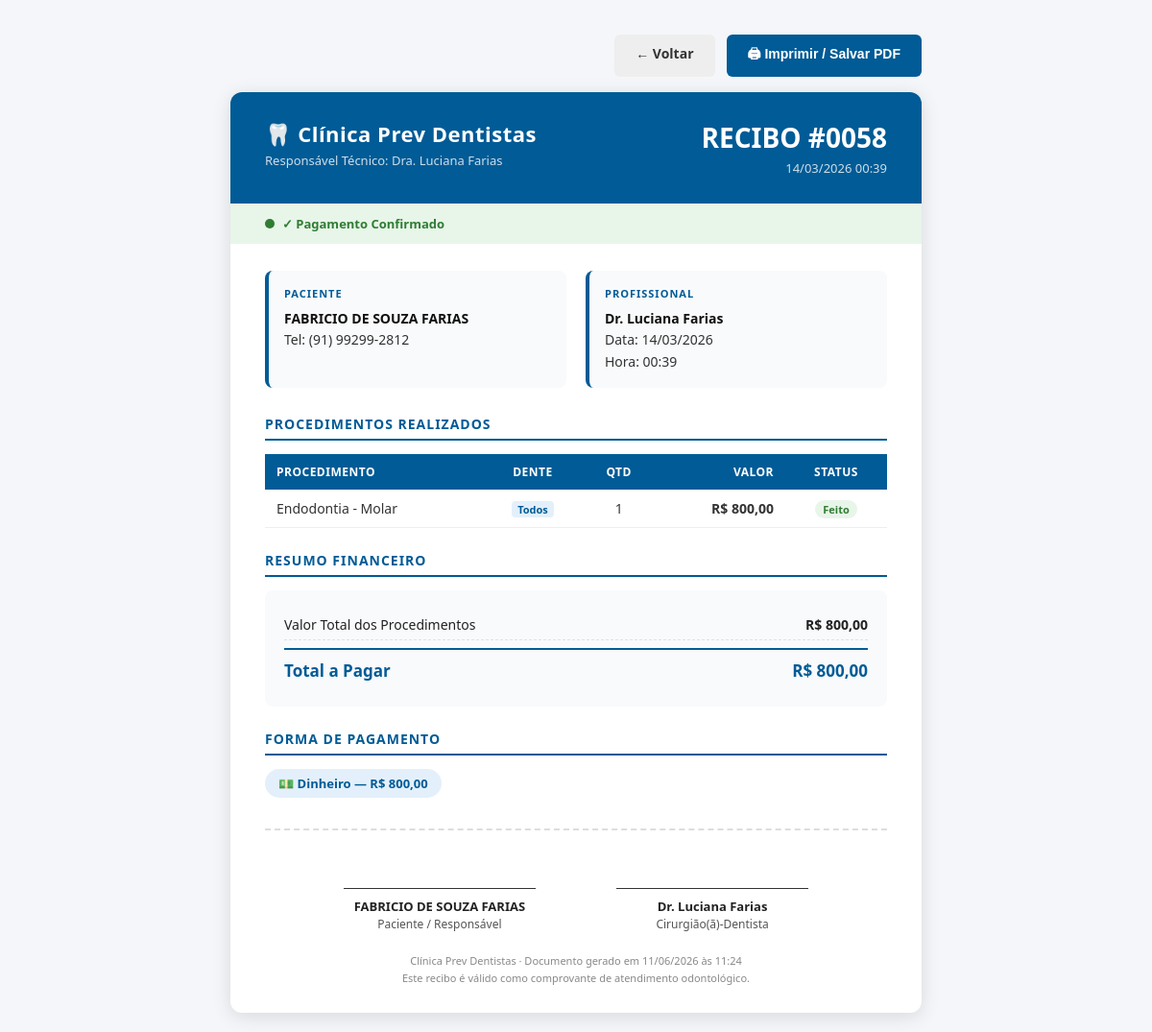
The page /public/?rota=recibo&id=58 (signed in) on the database its author committed.
### tables this page shows
CREATE TABLE IF NOT EXISTS `atendimentos` (
  `id` int NOT NULL AUTO_INCREMENT,
  `paciente_id` int NOT NULL,
  `id_dentista` int NOT NULL,
  `data_atendimento` datetime NOT NULL,
  `valor_total` decimal(10,2) DEFAULT '0.00',
  `taxa_cartao` decimal(10,2) DEFAULT '0.00',
  `valor_liquido_clinica` decimal(10,2) DEFAULT '0.00',
  `custo_auxiliar` decimal(10,2) NOT NULL DEFAULT '0.00',
  `comissao_dentista` decimal(10,2) DEFAULT '0.00',
  `status_pagamento` varchar(30) DEFAULT NULL,
  `url_arquivo` text,
  `criado_em` timestamp NULL DEFAULT CURRENT_TIMESTAMP,
  PRIMARY KEY (`id`),
  KEY `id_dentista` (`id_dentista`),
  KEY `paciente_id` (`paciente_id`)
);

CREATE TABLE IF NOT EXISTS `pacientes` (
  `id` int NOT NULL AUTO_INCREMENT,
  `nome` varchar(255) NOT NULL,
  `cpf` varchar(20) DEFAULT NULL,
  `data_nascimento` date DEFAULT NULL,
  `email` varchar(255) DEFAULT NULL,
  `telefone` varchar(20) DEFAULT NULL,
  `cep` varchar(10) DEFAULT NULL,
  `endereco` varchar(255) DEFAULT NULL,
  `numero` varchar(20) DEFAULT NULL,
  `complemento` varchar(100) DEFAULT NULL,
  `bairro` varchar(100) DEFAULT NULL,
  `cidade` varchar(100) DEFAULT NULL,
  `estado` varchar(2) DEFAULT NULL,
  `foto_paciente` varchar(255) DEFAULT NULL,
  `created_at` timestamp NULL DEFAULT CURRENT_TIMESTAMP,
  `updated_at` timestamp NULL DEFAULT CURRENT_TIMESTAMP ON UPDATE CURRENT_TIMESTAMP,
  PRIMARY KEY (`id`),
  UNIQUE KEY `cpf` (`cpf`)
);

CREATE TABLE IF NOT EXISTS `usuarios` (
  `id` int NOT NULL AUTO_INCREMENT,
  `nome` varchar(100) NOT NULL,
  `login` varchar(50) NOT NULL,
  `senha` varchar(255) NOT NULL,
  `perfil` enum('proprietario','recepcionista','dentista') NOT NULL,
  `criado_em` timestamp NULL DEFAULT CURRENT_TIMESTAMP,
  PRIMARY KEY (`id`),
  UNIQUE KEY `login` (`login`)
);

CREATE TABLE IF NOT EXISTS `atendimento_procedimentos` (
  `id` int NOT NULL AUTO_INCREMENT,
  `id_atendimento` int NOT NULL,
  `id_procedimento` int NOT NULL,
  `quantidade` int DEFAULT '1',
  `valor_procedimento` decimal(10,2) DEFAULT NULL,
  `custo_auxiliar` decimal(10,2) DEFAULT '0.00',
  `natureza` varchar(100) DEFAULT NULL,
  `url_arquivo` text,
  `local` varchar(100) DEFAULT NULL,
  `descricao` text,
  `status_execucao` varchar(15) DEFAULT NULL,
  `data_execucao` date DEFAULT NULL,
  PRIMARY KEY (`id`)
);

CREATE TABLE IF NOT EXISTS `procedimentos` (
  `id` int NOT NULL AUTO_INCREMENT,
  `nome` varchar(100) NOT NULL,
  `categoria` enum('geral','especializado','protese') NOT NULL,
  `tipo` text,
  `valor_base` decimal(10,2) DEFAULT NULL,
  PRIMARY KEY (`id`)
);

CREATE TABLE IF NOT EXISTS `atendimento_pagamentos` (
  `id` int NOT NULL AUTO_INCREMENT,
  `id_atendimento` int NOT NULL,
  `forma_pagamento` enum('dinheiro','pix','debito','credito') NOT NULL,
  `valor` decimal(10,2) NOT NULL,
  `qtd_parcelas` int DEFAULT '1',
  PRIMARY KEY (`id`),
  KEY `id_atendimento` (`id_atendimento`)
);

### src/Controller/ReciboController.php (called while the page is built, shortened)
<?php
class ReciboController
{
    private AtendimentoModel $model;
    public function __construct(private PDO $pdo)
    {
        $this->model = new AtendimentoModel($pdo);
    }
    public function gerar(): void
    {
        $id = (int)($_GET['id'] ?? 0);
        $atendimento  = $this->model->dadosCompletosParaRecibo($id);
        $procedimentos = $this->model->procedimentosDoRecibo($id);
        $pagamentos    = $this->model->pagamentosDoRecibo($id);
        require ROOT . '/src/View/recibo/gerar.php';
    }
}

### public/index.php (called while the page is built, shortened)
<?php
spl_autoload_register(function (string $class): void {
    $dirs = [
        ROOT . '/src/Controller/',
        ROOT . '/src/Model/',
    ];
    foreach ($dirs as $dir) {
        $file = $dir . $class . '.php';
        if (file_exists($file)) {
            return;
        }
    }
});
$rota = $_GET['rota'] ?? 'login';
[$controllerClass, $metodo, $perfis] = $rotas[$rota];
require_once ROOT . '/config/database.php';
$controller = new $controllerClass($pdo);
$controller->$metodo();

### src/Model/AtendimentoModel.php (called while the page is built, shortened)
<?php
class AtendimentoModel
{
    public function dadosCompletosParaRecibo(int $id): array|false
    {
        $stmt = $this->pdo->prepare("
            SELECT
                a.id, a.data_atendimento, a.valor_total,
                a.taxa_cartao, a.custo_auxiliar, a.comissao_dentista,
                a.valor_liquido_clinica, a.status_pagamento,
                p.nome  AS paciente_nome, p.cpf AS paciente_cpf,
                p.telefone AS paciente_telefone,
                u.nome  AS dentista_nome
            FROM atendimentos a
            JOIN pacientes p ON a.paciente_id  = p.id
            JOIN usuarios  u ON a.id_dentista  = u.id
            WHERE a.id = ?
        ");
        $stmt->execute([$id]);
        return $stmt->fetch();
    }
    public function procedimentosDoRecibo(int $atendimentoId): array
    {
        $stmt = $this->pdo->prepare("
            SELECT
                proc.nome   AS procedimento_nome,
                ap.quantidade,
                ap.valor_procedimento,
                ap.local,
                ap.status_execucao
            FROM atendimento_procedimentos ap
            JOIN procedimentos proc ON ap.id_procedimento = proc.id
            WHERE ap.id_atendimento = ?
            ORDER BY proc.nome ASC
        ");
        $stmt->execute([$atendimentoId]);
        return $stmt->fetchAll();
    }
    public function pagamentosDoRecibo(int $atendimentoId): array
    {
        $stmt = $this->pdo->prepare("
            SELECT forma_pagamento, valor, qtd_parcelas
            FROM atendimento_pagamentos
            WHERE id_atendimento = ?
            ORDER BY id ASC
        ");
        $stmt->execute([$atendimentoId]);
        return $stmt->fetchAll();
    }
}

### src/View/recibo/gerar.php (the view, shortened to what this page needs)
<!DOCTYPE html>
<html lang="pt-BR">
<head>
</head>
<body>
<div class="acoes-imprimir">
    <a href="javascript:history.back()" class="btn btn-voltar">← Voltar</a>
    <button onclick="window.print()" class="btn btn-print">🖨 Imprimir / Salvar PDF</button>
</div>
<div class="recibo-wrapper">
    <div class="recibo-header">
        <div>
            <div class="clinica-nome">🦷 Clínica Prev Dentistas</div>
            <div class="clinica-sub">Responsável Técnico: Dra. Luciana Farias</div>
        </div>
        <div class="recibo-num">
            <h2>RECIBO #<?= str_pad($atendimento['id'], 4, '0', STR_PAD_LEFT) ?></h2>
            <p><?= date('d/m/Y H:i', strtotime($atendimento['data_atendimento'])) ?></p>
        </div>
    </div>
    <?php
        $status = $atendimento['status_pagamento'];
        $statusClass = ($status === 'pago') ? 'pago' : 'pendente';
        $statusTexto = ($status === 'pago') ? '✓ Pagamento Confirmado' : '⏳ Pagamento Pendente';
    ?>
    <div class="status-bar <?= $statusClass ?>">
        <span class="status-dot"></span>
        <?= $statusTexto ?>
    </div>
    <div class="recibo-body">
        <div class="info-grid">
            <div class="info-box">
                <h4>Paciente</h4>
                <p>
                    <strong><?= htmlspecialchars($atendimento['paciente_nome']) ?></strong><br>
                    <?php if ($atendimento['paciente_telefone']): ?>
                        Tel: <?= htmlspecialchars($atendimento['paciente_telefone']) ?>
                    <?php endif; ?>
                </p>
            </div>
            <div class="info-box">
                <h4>Profissional</h4>
                <p>
                    <strong><?= htmlspecialchars($atendimento['dentista_nome']) ?></strong><br>
                    Data: <?= date('d/m/Y', strtotime($atendimento['data_atendimento'])) ?><br>
                    Hora: <?= date('H:i', strtotime($atendimento['data_atendimento'])) ?>
                </p>
            </div>
        </div>
        <h3 class="section-title">Procedimentos Realizados</h3>
        <table>
            <thead>
                <tr>
                    <th>Procedimento</th>
                    <th style="text-align:center;">Dente</th>
                    <th style="text-align:center;">Qtd</th>
                    <th style="text-align:right;">Valor</th>
                    <th style="text-align:center;">Status</th>
                </tr>
            </thead>
            <tbody>
                <?php if (empty($procedimentos)): ?>
                    <tr><td colspan="5" style="text-align:center; color:#888; padding:20px;">Nenhum procedimento registrado.</td></tr>
                <?php else: ?>
                    <?php foreach ($procedimentos as $proc): ?>
                    <tr>
                        <td><?= htmlspecialchars($proc['procedimento_nome']) ?></td>
                        <td style="text-align:center;">
                            <?php if ($proc['local']): ?>
                                <span class="dente-badge"><?= htmlspecialchars($proc['local']) ?></span>
                            <?php else: ?>
                                <span style="color:#aaa;">—</span>
                            <?php endif; ?>
                        </td>
                        <td style="text-align:center;"><?= (int)$proc['quantidade'] ?></td>
                        <td class="valor">R$ <?= number_format($proc['valor_procedimento'], 2, ',', '.') ?></td>
                        <td style="text-align:center;">
                            <?php
                                $sc = $proc['status_execucao'];
                                $sl = ['feito' => 'Feito', 'pendente' => 'Pendente', 'finalizado' => 'Finalizado'];
                            ?>
                            <span class="status-proc <?= $sc ?>"><?= $sl[$sc] ?? ucfirst($sc) ?></span>
                        </td>
                    </tr>
                    <?php endforeach; ?>
                <?php endif; ?>
            </tbody>
        </table>
        <h3 class="section-title">Resumo Financeiro</h3>
        <div class="financeiro-box">
            <div class="fin-row">
                <span>Valor Total dos Procedimentos</span>
                <strong>R$ <?= number_format($atendimento['valor_total'], 2, ',', '.') ?></strong>
            </div>
            <div class="fin-row total">
                <span>Total a Pagar</span>
                <strong>R$ <?= number_format($atendimento['valor_total'], 2, ',', '.') ?></strong>
            </div>
        </div>
        <?php if (!empty($pagamentos)): ?>
        <h3 class="section-title">Forma de Pagamento</h3>
        <div class="pagamentos-grid">
            <?php
                $formasLabel = [
                    'dinheiro' => '💵 Dinheiro',
                    'pix'      => '⚡ PIX',
                    'debito'   => '💳 Débito',
                    'credito'  => '💳 Crédito',
                ];
            ?>
            <?php foreach ($pagamentos as $pag): ?>
                <div class="pagamento-chip">
                    <?= $formasLabel[$pag['forma_pagamento']] ?? ucfirst($pag['forma_pagamento']) ?>
                    — R$ <?= number_format($pag['valor'], 2, ',', '.') ?>
                </div>
            <?php endforeach; ?>
        </div>
        <?php endif; ?>
        <div class="recibo-footer">
            <div class="assinatura-box">
                <div class="linha"></div>
                <strong><?= htmlspecialchars($atendimento['paciente_nome']) ?></strong>
                <p>Paciente / Responsável</p>
            </div>
            <div class="assinatura-box">
                <div class="linha"></div>
                <strong><?= htmlspecialchars($atendimento['dentista_nome']) ?></strong>
                <p>Cirurgião(ã)-Dentista</p>
            </div>
        </div>
        <p class="recibo-obs">
            Clínica Prev Dentistas · Documento gerado em <?= date('d/m/Y \à\s H:i') ?><br>
            Este recibo é válido como comprovante de atendimento odontológico.
        </p>
    </div>
</div>
</body>
</html>

### src/View/recibo/gerar.php (style rules this page uses)
* { box-sizing: border-box; margin: 0; padding: 0; }
body { font-family: 'Segoe UI', Arial, sans-serif; background: #f4f6f9; color: #222; padding: 20px; }
.recibo-wrapper { max-width: 720px; margin: 0 auto; background: #fff; border-radius: 12px; box-shadow: 0 4px 20px rgba(0,0,0,.12); overflow: hidden; }
.recibo-header { background: #005b96; color: #fff; padding: 28px 36px; display: flex; justify-content: space-between; align-items: flex-start; }
.recibo-header .clinica-nome { font-size: 22px; font-weight: 700; letter-spacing: .5px; }
.recibo-header .clinica-sub { font-size: 13px; opacity: .8; margin-top: 4px; }
.recibo-header .recibo-num { text-align: right; }
.recibo-header .recibo-num h2 { font-size: 28px; font-weight: 800; }
.recibo-header .recibo-num p { font-size: 13px; opacity: .8; margin-top: 4px; }
.status-bar { padding: 12px 36px; font-size: 13px; font-weight: 600; display: flex; align-items: center; gap: 8px; }
.status-bar.pago { background: #e8f5e9; color: #2e7d32; }
.status-dot { width: 10px; height: 10px; border-radius: 50%; display: inline-block; }
.pago .status-dot { background: #2e7d32; }
.recibo-body { padding: 28px 36px; }
.info-grid { display: grid; grid-template-columns: 1fr 1fr; gap: 20px; margin-bottom: 28px; }
.info-box { background: #f8fafc; border-radius: 8px; padding: 16px; border-left: 4px solid #005b96; }
.info-box h4 { font-size: 11px; text-transform: uppercase; letter-spacing: 1px; color: #005b96; margin-bottom: 8px; }
.info-box p { font-size: 14px; line-height: 1.6; color: #333; }
.info-box strong { color: #111; }
h3.section-title { font-size: 14px; text-transform: uppercase; letter-spacing: 1px; color: #005b96; border-bottom: 2px solid #005b96; padding-bottom: 6px; margin-bottom: 14px; }
table { width: 100%; border-collapse: collapse; margin-bottom: 24px; font-size: 14px; }
thead th { background: #005b96; color: #fff; padding: 10px 12px; text-align: left; font-weight: 600; font-size: 12px; text-transform: uppercase; letter-spacing: .5px; }
tbody td { padding: 10px 12px; border-bottom: 1px solid #eee; color: #333; }
tbody td.valor { text-align: right; font-weight: 600; }
.dente-badge { display: inline-block; background: #e3f0fb; color: #005b96; border-radius: 4px; padding: 1px 6px; font-size: 11px; font-weight: 700; }
.status-proc { font-size: 11px; padding: 2px 8px; border-radius: 20px; font-weight: 600; }
.status-proc.feito { background: #e8f5e9; color: #2e7d32; }
.financeiro-box { background: #f8fafc; border-radius: 8px; padding: 20px; margin-bottom: 24px; }
.fin-row { display: flex; justify-content: space-between; padding: 6px 0; font-size: 14px; border-bottom: 1px dashed #e0e0e0; }
.fin-row:last-child { border-bottom: none; }
.fin-row.total { font-size: 17px; font-weight: 700; color: #005b96; border-top: 2px solid #005b96; margin-top: 8px; padding-top: 10px; }
.pagamentos-grid { display: flex; flex-wrap: wrap; gap: 10px; margin-bottom: 24px; }
.pagamento-chip { background: #e3f0fb; color: #005b96; border-radius: 20px; padding: 6px 14px; font-size: 13px; font-weight: 600; }
.recibo-footer { margin-top: 32px; padding-top: 20px; border-top: 2px dashed #ddd; text-align: center; }
.assinatura-box { display: inline-block; margin: 0 40px; text-align: center; }
.assinatura-box .linha { width: 200px; border-top: 1px solid #333; margin: 40px auto 6px; }
.assinatura-box p { font-size: 12px; color: #555; }
.assinatura-box strong { font-size: 13px; color: #222; }
.recibo-obs { margin-top: 20px; font-size: 11px; color: #888; text-align: center; line-height: 1.6; }
.acoes-imprimir { max-width: 720px; margin: 16px auto; display: flex; gap: 12px; justify-content: flex-end; }
.btn { padding: 10px 22px; border-radius: 6px; font-size: 14px; font-weight: 600; cursor: pointer; border: none; text-decoration: none; display: inline-block; }
.btn-print { background: #005b96; color: #fff; }
.btn-voltar { background: #eee; color: #333; }

### rows shown on the page
atendimentos: id "0058", data_atendimento "14/03/2026 00:39", status_pagamento "✓ Pagamento Confirmado", paciente.nome "FABRICIO DE SOUZA FARIAS", paciente.telefone "(91) 99299-2812", usuarios.nome "Dr. Luciana Farias", data_atendimento "14/03/2026", data_atendimento "00:39", valor_total "800,00"
atendimento_procedimentos: id_procedimento.nome "Endodontia - Molar", local "Todos", quantidade "1", valor_procedimento "800,00", status_execucao "Feito"
atendimento_pagamentos: forma_pagamento "💵 Dinheiro", valor "800,00"
